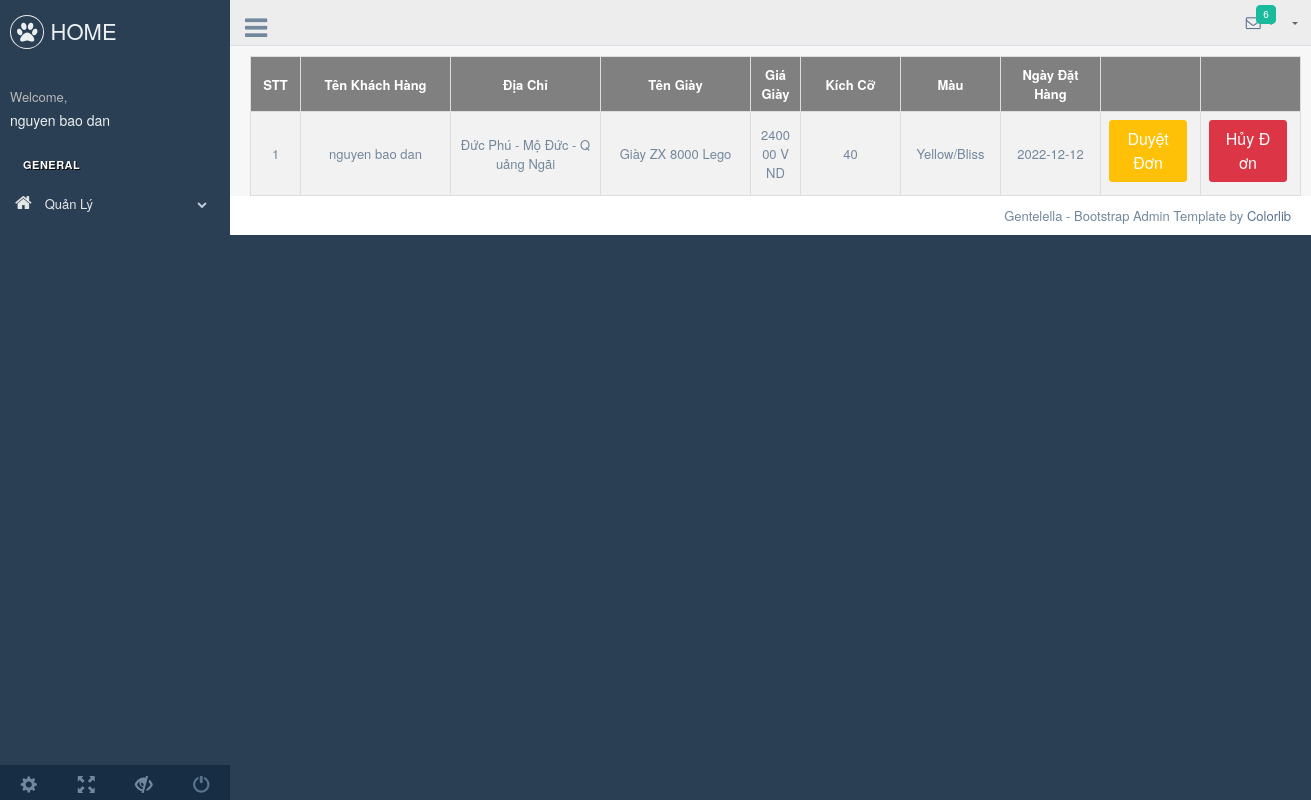
/admin/production/order.php (signed in), run on the app's committed database.
### tables this page shows
CREATE TABLE `user` (
  `id` int(11) NOT NULL,
  `username` varchar(255) NOT NULL,
  `password` varchar(255) NOT NULL,
  `fullname` varchar(255) NOT NULL,
  `dob` date NOT NULL,
  `address` varchar(255) NOT NULL,
  `role` tinyint(1) NOT NULL DEFAULT 0,
  `gender` tinyint(1) NOT NULL DEFAULT 0,
  `email` varchar(255) NOT NULL,
  `phone` varchar(10) NOT NULL
);

CREATE TABLE `shoe` (
  `id` int(11) NOT NULL,
  `name` varchar(255) NOT NULL,
  `price` bigint(11) NOT NULL,
  `sale` int(11) NOT NULL,
  `size` varchar(255) NOT NULL,
  `category_id` int(11) NOT NULL,
  `color` varchar(255) NOT NULL,
  `review` varchar(500) NOT NULL
);

CREATE TABLE `cart` (
  `id` int(11) NOT NULL,
  `user_id` int(11) NOT NULL,
  `shoe_id` int(11) NOT NULL,
  `shoe_color` varchar(255) NOT NULL,
  `shoe_size` int(11) NOT NULL,
  `status` int(11) NOT NULL
);

CREATE TABLE `orders` (
  `id` int(11) NOT NULL,
  `cart_id` int(11) NOT NULL,
  `date` date DEFAULT NULL
);

### backend/auth.php (called while the page is built, shortened)
<?php
require_once (__DIR__."../../connect.php") ;
class Auth{
    public static function findOneByUsernameAndPassword($username,$password){
        global $conn;
        $sql="select * from user where username = '$username' and password = '$password'";
        $run = mysqli_query($conn,$sql)->fetch_assoc();
        return $run;
    }
    public static function loginWithCookie(){
        if(isset($_COOKIE['username']) && isset($_COOKIE['password'])) {
            $username= $_COOKIE['username'];
            $password= $_COOKIE['password'];
            $run = Auth::findOneByUsernameAndPassword($username,$password);
            return $run ? $run : null;
        }
        return null;
    }
}

### repository/orderRepository.php (called while the page is built, shortened)
<?php
    require_once(__DIR__."../../connect.php");
    class OrderRepository{
        public function getAll(){
            global $conn;
            $sql = "select u.*,c.*,o.*,s.*, o.id as order_id, c.id as cart_id from user u join cart c on u.id=c.user_id join orders o on o.cart_id = c.id join shoe s on s.id = c.shoe_id";
            return mysqli_query($conn,$sql);
        }
    }
?>

### admin/production/order.php (the view, shortened to what this page needs)
<?php
    require_once("../../backend/filterAdmin.php");
    require_once("../../repository/orderRepository.php");
    $orderRepository = new OrderRepository();
    $orderList = $orderRepository->getAll();
?>
<!DOCTYPE html>
<html lang="en">
  <head>
    <link href="../vendors/bootstrap/dist/css/bootstrap.min.css" rel="stylesheet">
    <link href="../vendors/font-awesome/css/font-awesome.min.css" rel="stylesheet">
    <link href="../vendors/nprogress/nprogress.css" rel="stylesheet">
    <link href="../vendors/iCheck/skins/flat/green.css" rel="stylesheet">
    <link href="../vendors/bootstrap-progressbar/css/bootstrap-progressbar-3.3.4.min.css" rel="stylesheet">
    <link href="../vendors/jqvmap/dist/jqvmap.min.css" rel="stylesheet"/>
    <link href="../vendors/bootstrap-daterangepicker/daterangepicker.css" rel="stylesheet">
    <link href="../build/css/custom.min.css" rel="stylesheet">
    <link href="css/shoe.css" rel="stylesheet">
  </head>
  <body class="nav-md">
    <div class="container body">
      <div class="main_container">
        <div class="col-md-3 left_col">
          <div class="left_col scroll-view">
            <div class="navbar nav_title" style="border: 0;">
              <a href="../../index.php" class="site_title"><i class="fa fa-paw"></i> <span>HOME</span></a>
            </div>
            <div class="profile clearfix">
              <div class="profile_info">
                <span>Welcome,</span>
                <h2> <?php require_once("../../backend/filterWithCookieAdmin.php") ?></h2>
              </div>
            </div>
            <br />
            <div id="sidebar-menu" class="main_menu_side hidden-print main_menu">
              <div class="menu_section">
                <h3>General</h3>
                <ul class="nav side-menu">
                  <li><a><i class="fa fa-home"></i> Quản Lý <span class="fa fa-chevron-down"></span></a>
                  </li>
                </ul>
              </div>
            </div>
            <div class="sidebar-footer hidden-small">
              <a data-toggle="tooltip" data-placement="top" title="Settings">
                <span class="glyphicon glyphicon-cog" aria-hidden="true"></span>
              </a>
              <a data-toggle="tooltip" data-placement="top" title="FullScreen">
                <span class="glyphicon glyphicon-fullscreen" aria-hidden="true"></span>
              </a>
              <a data-toggle="tooltip" data-placement="top" title="Lock">
                <span class="glyphicon glyphicon-eye-close" aria-hidden="true"></span>
              </a>
              <a data-toggle="tooltip" data-placement="top" title="Logout" href="login.html">
                <span class="glyphicon glyphicon-off" aria-hidden="true"></span>
              </a>
            </div>
          </div>
        </div>
        <div class="top_nav">
          <div class="nav_menu">
              <div class="nav toggle">
                <a id="menu_toggle"><i class="fa fa-bars"></i></a>
              </div>
              <nav class="nav navbar-nav">
              <ul class=" navbar-right">
                <li class="nav-item dropdown open" style="padding-left: 15px;">
                  <a href="javascript:;" class="user-profile dropdown-toggle" aria-haspopup="true" id="navbarDropdown" data-toggle="dropdown" aria-expanded="false">
                    <?php require_once("../../backend/filterWithCookieAdmin.php") ?>
                  </a>
                </li>
                <li role="presentation" class="nav-item dropdown open">
                  <a href="javascript:;" class="dropdown-toggle info-number" id="navbarDropdown1" data-toggle="dropdown" aria-expanded="false">
                    <i class="fa fa-envelope-o"></i>
                    <span class="badge bg-green">6</span>
                  </a>
                </li>
              </ul>
            </nav>
          </div>
        </div>
        <div class="right_col" role="main">
          <table id="tableShoe">
            <tr>
              <th class="text-center" style="min-width:50px">STT</th>
              <th class="text-center" style="min-width:150px">Tên Khách Hàng</th>
              <th class="text-center" style="min-width:150px">Địa Chỉ</th>
              <th class="text-center" style="min-width:150px">Tên Giày</th>
              <th class="text-center" style="min-width:50px">Giá Giày</th>
              <th class="text-center" style="min-width:100px">Kích Cỡ</th>
              <th class="text-center" style="min-width:100px">Màu</th>
              <th class="text-center" style="min-width:100px">Ngày Đặt Hàng</th>
              <th class="text-center" style="min-width:100px"> </th>
              <th class="text-center" style="min-width:100px"> </th>
            </tr>
            <?php
                  $i=1;
                  foreach($orderList as $order){
              ?>
            <tr>
                <td><?php echo $i++; ?></td>
                <td><?php echo $order['fullname']?></td>
                <td><?php echo $order['address']?></td>
                <td><?php echo $order['name']?></td>
                <td><?php echo ($order['price'] - $order['price']*$order['sale']*0.01)." VND" ?></td>
                <td><?php echo $order['shoe_size']?></td>
                <td><?php echo $order['shoe_color']?></td>
                <td><?php echo $order['date']?></td>
                <td><?php
                    if($order['status'] == 2){
                 ?>
                 <a class="btn btn-warning" href="acceptOrder.php?id=<?php echo $order['cart_id']?>" role="button">Duyệt Đơn</a>
                 <?php
                    }
                ?>
                 </td>
                <td>
                <?php
                    if($order['status'] == 2){
                 ?>
                  <a class="btn btn-danger" href="deleteOrder.php?id=<?php echo $order['order_id']?>" role="button" onclick="return confirm('Bạn có muốn hủy đơn không?');">Hủy Đơn</a></td>
                 <?php
                    }
                ?>
            </tr>
            <?php
                  }
            ?>
        </table>
        </div>
        <footer>
          <div class="pull-right">
            Gentelella - Bootstrap Admin Template by <a href="https://colorlib.com">Colorlib</a>
          </div>
          <div class="clearfix"></div>
        </footer>
      </div>
    </div>
  </body>
</html>

### backend/filterWithCookieAdmin.php
<?php
    require_once("auth.php");
    $checkCookie = Auth::loginWithCookie();
    if($checkCookie != null){
        echo $checkCookie['fullname'];
    }
?>

### admin/production/css/shoe.css (style rules this page uses)
table, th, td { border:1px solid black; text-align: center; }
td { word-break: break-all; }
#tableShoe { border-collapse: collapse; width: 100%; margin: 0 auto; }
#tableShoe td, #tableShoe th { border: 1px solid #ddd; padding: 8px; }
#tableShoe tr:nth-child(even) { background-color: #f2f2f2; }
#tableShoe th { text-align: left; background-color: grey; color: white; }

### data on the page
user: fullname "nguyen bao dan", address "Đức Phú - Mộ Đức - Quảng Ngãi", shoe.name "Giày ZX 8000 Lego", $order['price']-$order['price']*$order['sale']*0.01 "240000", cart.shoe_size "40", cart.shoe_color "Yellow/Bliss", orders.date "2022-12-12"
